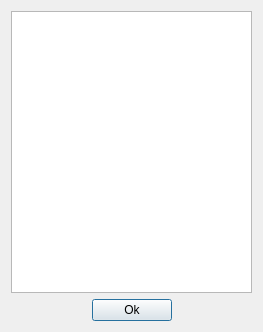
<?xml version="1.0" encoding="UTF-8"?>
<ui version="4.0">
 <class>ParametersDialog</class>
 <widget class="QDialog" name="ParametersDialog">
  <property name="geometry">
   <rect>
    <x>0</x>
    <y>0</y>
    <width>263</width>
    <height>332</height>
   </rect>
  </property>
  <property name="windowTitle">
   <string>Dialog</string>
  </property>
  <layout class="QVBoxLayout" name="verticalLayout">
   <item>
    <widget class="QTextEdit" name="textEdit">
     <property name="readOnly">
      <bool>true</bool>
     </property>
    </widget>
   </item>
   <item>
    <layout class="QHBoxLayout" name="horizontalLayout">
     <item>
      <spacer name="horizontalSpacer">
       <property name="orientation">
        <enum>Qt::Horizontal</enum>
       </property>
       <property name="sizeHint" stdset="0">
        <size>
         <width>40</width>
         <height>20</height>
        </size>
       </property>
      </spacer>
     </item>
     <item>
      <widget class="QPushButton" name="pushButton">
       <property name="text">
        <string>Ok</string>
       </property>
      </widget>
     </item>
     <item>
      <spacer name="horizontalSpacer_2">
       <property name="orientation">
        <enum>Qt::Horizontal</enum>
       </property>
       <property name="sizeHint" stdset="0">
        <size>
         <width>40</width>
         <height>20</height>
        </size>
       </property>
      </spacer>
     </item>
    </layout>
   </item>
  </layout>
 </widget>
 <resources/>
 <connections>
  <connection>
   <sender>pushButton</sender>
   <signal>clicked()</signal>
   <receiver>ParametersDialog</receiver>
   <slot>close()</slot>
   <hints>
    <hint type="sourcelabel">
     <x>200</x>
     <y>277</y>
    </hint>
    <hint type="destinationlabel">
     <x>199</x>
     <y>149</y>
    </hint>
   </hints>
  </connection>
 </connections>
</ui>
